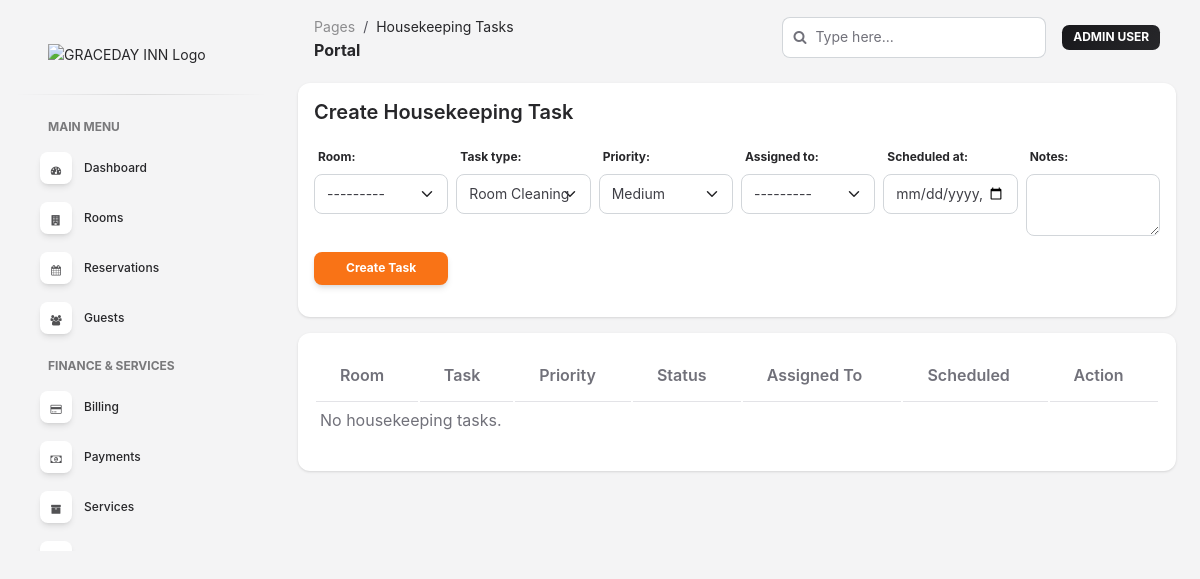
/portal/housekeeping/ (signed in), run on an earlier commit of the app's database.
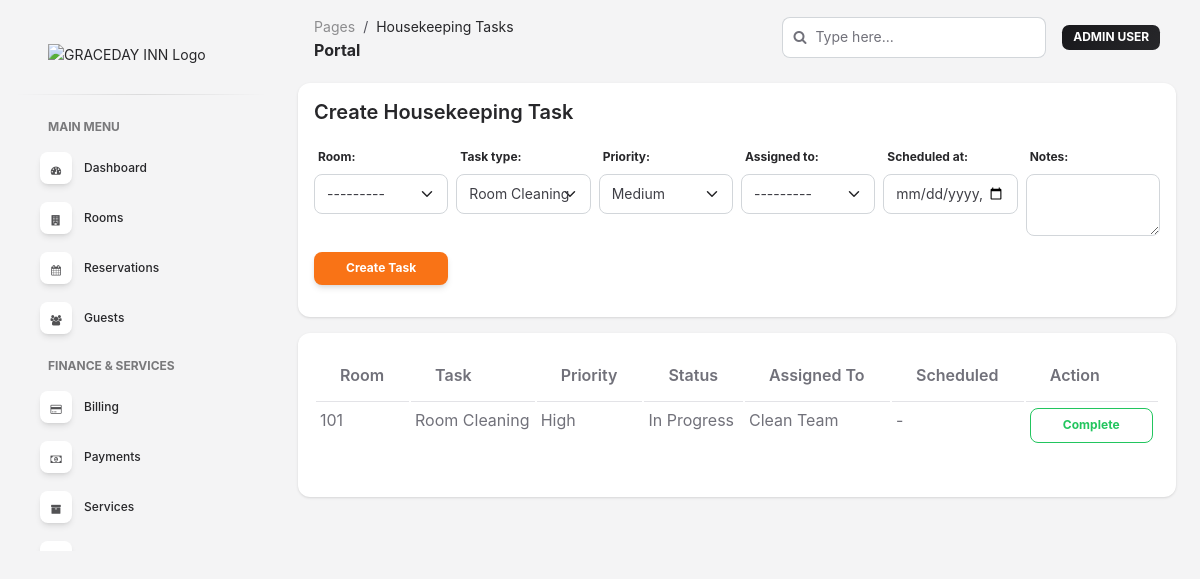
And on a later commit of the database.
### apps/housekeeping/models.py (models this page shows, shortened)
class HousekeepingTask(models.Model):
    PRIORITY_CHOICES = [
        ('low', 'Low'),
        ('medium', 'Medium'),
        ('high', 'High'),
        ('urgent', 'Urgent'),
    ]
    STATUS_CHOICES = [
        ('pending', 'Pending'),
        ('in_progress', 'In Progress'),
        ('completed', 'Completed'),
        ('verified', 'Verified'),
    ]
    TASK_TYPE_CHOICES = [
        ('cleaning', 'Room Cleaning'),
        ('turndown', 'Turndown Service'),
        ('deep_clean', 'Deep Cleaning'),
        ('maintenance', 'Maintenance Check'),
        ('inspection', 'Inspection'),
        ('other', 'Other'),
    ]
    room = models.ForeignKey('rooms.Room', on_delete=models.PROTECT,
                             related_name='housekeeping_tasks')
    task_type = models.CharField(max_length=20, choices=TASK_TYPE_CHOICES, default='cleaning')
    priority = models.CharField(max_length=10, choices=PRIORITY_CHOICES, default='medium')
    status = models.CharField(max_length=20, choices=STATUS_CHOICES, default='pending')
    assigned_to = models.ForeignKey('accounts.UserProfile', on_delete=models.SET_NULL,
                                    null=True, blank=True, related_name='assigned_tasks')
    notes = models.TextField(blank=True)
    scheduled_at = models.DateTimeField(null=True, blank=True)
    started_at = models.DateTimeField(null=True, blank=True)
    completed_at = models.DateTimeField(null=True, blank=True)
    created_at = models.DateTimeField(auto_now_add=True)
    updated_at = models.DateTimeField(auto_now=True)
    created_by = models.ForeignKey('accounts.UserProfile', on_delete=models.SET_NULL,
                                   null=True, blank=True, related_name='created_tasks')
    class Meta:
        ordering = ['-created_at']

### apps/rooms/models.py (models this page shows, shortened)
class Room(models.Model):
    STATUS_CHOICES = [
        ('available', 'Available'),
        ('occupied', 'Occupied'),
        ('housekeeping', 'Housekeeping'),
        ('maintenance', 'Maintenance'),
        ('out_of_order', 'Out of Order'),
    ]
    FLOOR_CHOICES = [(i, f'Floor {i}') for i in range(1, 11)]
    number = models.CharField(max_length=10, unique=True)
    room_type = models.ForeignKey(RoomType, on_delete=models.PROTECT, related_name='rooms')
    floor = models.PositiveIntegerField(choices=FLOOR_CHOICES, default=1)
    status = models.CharField(max_length=20, choices=STATUS_CHOICES, default='available')
    description = models.TextField(blank=True)
    notes = models.TextField(blank=True)
    is_active = models.BooleanField(default=True)
    created_at = models.DateTimeField(auto_now_add=True)
    updated_at = models.DateTimeField(auto_now=True)
    class Meta:
        ordering = ['number']
    def __str__(self):
        return f'Room {self.number} ({self.room_type.name})'

### apps/accounts/models.py (models this page shows, shortened)
class UserProfile(AbstractUser):
    ROLE_CHOICES = [
        ('admin', 'Admin'),
        ('manager', 'Manager'),
        ('receptionist', 'Receptionist'),
        ('housekeeping', 'Housekeeping'),
        ('guest', 'Guest'),
    ]
    ID_TYPE_CHOICES = [
        ('passport', 'Passport'),
        ('national_id', 'National ID'),
        ('drivers_license', "Driver's License"),
        ('other', 'Other'),
    ]
    role = models.CharField(max_length=20, choices=ROLE_CHOICES, default='guest')
    phone = models.CharField(max_length=20, blank=True)
    avatar = models.ImageField(upload_to='avatars/', blank=True, null=True)
    address = models.TextField(blank=True)
    id_type = models.CharField(max_length=20, choices=ID_TYPE_CHOICES, blank=True)
    id_number = models.CharField(max_length=50, blank=True)
    nationality = models.CharField(max_length=100, blank=True)
    class Meta:
        verbose_name = 'User Profile'
        verbose_name_plural = 'User Profiles'
    def __str__(self):
        return f'{self.username} ({self.get_role_display()})'

### apps/frontend/views.py (the view, shortened to what this page needs)
@login_required
@role_required({'admin', 'manager', 'receptionist', 'housekeeping'})
def portal_housekeeping(request):
    can_manage = request.user.role in {'admin', 'manager', 'housekeeping', 'receptionist'}
    task_form = HousekeepingTaskCreateForm(request.POST or None)
    tasks = HousekeepingTask.objects.select_related('room', 'assigned_to').order_by('-created_at')
    return render(
        request,
        'portals/housekeeping.html',
        {
            'tasks': tasks,
            'stats': _portal_stats(request.user),
            'task_form': task_form,
            'can_manage_housekeeping': can_manage,
        },
    )

### apps/frontend/forms.py
class HousekeepingTaskCreateForm(forms.ModelForm):
    class Meta:
        model = HousekeepingTask
        fields = ['room', 'task_type', 'priority', 'assigned_to', 'scheduled_at', 'notes']
        widgets = {
            'room': forms.Select(attrs={'class': 'form-select'}),
            'task_type': forms.Select(attrs={'class': 'form-select'}),
            'priority': forms.Select(attrs={'class': 'form-select'}),
            'assigned_to': forms.Select(attrs={'class': 'form-select'}),
            'scheduled_at': forms.DateTimeInput(attrs={'type': 'datetime-local', 'class': 'form-control'}),
            'notes': forms.Textarea(attrs={'class': 'form-control', 'rows': 2}),
        }
    def __init__(self, *args, **kwargs):
        super().__init__(*args, **kwargs)
        self.fields['room'].queryset = Room.objects.filter(is_active=True).order_by('number')
        self.fields['assigned_to'].queryset = UserProfile.objects.filter(
            role__in=['housekeeping', 'manager', 'admin'],
            is_active=True,
        ).order_by('username')

### apps/frontend/views.py (called while the page is built)
def _duration_to_minutes(duration):
    if not duration:
        return 0
    return round(duration.total_seconds() / 60, 2)

### apps/frontend/templates/portals/housekeeping.html (shortened to what this page needs)
{% extends 'base_portal.html' %}
{% block page_title %}Housekeeping Tasks{% endblock %}
{% block content %}
{% if can_manage_housekeeping %}
<div class="card stat-card p-3 mb-3">
    <h5 class="mb-3">Create Housekeeping Task</h5>
    <form method="post" class="row g-2">
        <div class="col-md-2">{{ task_form.room.label_tag }}{{ task_form.room }}</div>
        <div class="col-md-2">{{ task_form.task_type.label_tag }}{{ task_form.task_type }}</div>
        <div class="col-md-2">{{ task_form.priority.label_tag }}{{ task_form.priority }}</div>
        <div class="col-md-2">{{ task_form.assigned_to.label_tag }}{{ task_form.assigned_to }}</div>
        <div class="col-md-2">{{ task_form.scheduled_at.label_tag }}{{ task_form.scheduled_at }}</div>
        <div class="col-md-2">{{ task_form.notes.label_tag }}{{ task_form.notes }}</div>
        <div class="col-12"><button class="btn btn-primary btn-sm" type="submit">Create Task</button></div>
    </form>
</div>
{% endif %}
<div class="table-responsive card stat-card p-3">
    <table class="table table-sm">
        <thead><tr><th>Room</th><th>Task</th><th>Priority</th><th>Status</th><th>Assigned To</th><th>Scheduled</th><th>Action</th></tr></thead>
        <tbody>
            {% for task in tasks %}
                <tr>
                    <td>{{ task.room.number }}</td>
                    <td>{{ task.get_task_type_display }}</td>
                    <td>{{ task.get_priority_display }}</td>
                    <td>{{ task.get_status_display }}</td>
                    <td>{{ task.assigned_to.get_full_name|default:task.assigned_to.username|default:'-' }}</td>
                    <td>{{ task.scheduled_at|default:'-' }}</td>
                    <td>
                        {% if can_manage_housekeeping %}
                        <div class="d-flex gap-1 flex-wrap">
                            {% if task.status == 'pending' or task.status == 'in_progress' %}
                                <form method="post" action="{% url 'frontend:portal-housekeeping-action' task.id 'complete' %}">{% csrf_token %}<button class="btn btn-outline-success btn-sm">Complete</button></form>
                            {% endif %}
                        </div>
                        {% endif %}
                    </td>
                </tr>
            {% empty %}
                <tr><td colspan="7">No housekeeping tasks.</td></tr>
            {% endfor %}
        </tbody>
    </table>
</div>
{% endblock %}

What changed in the data, as far as the page shows it:
added HousekeepingTask: room.number "101", task_type "Room Cleaning", priority "High", status "In Progress", assigned_to.get_full_name "Clean Team", scheduled_at "-", shows "Complete"
Also different on the page:
text no longer shown: "No housekeeping tasks."
